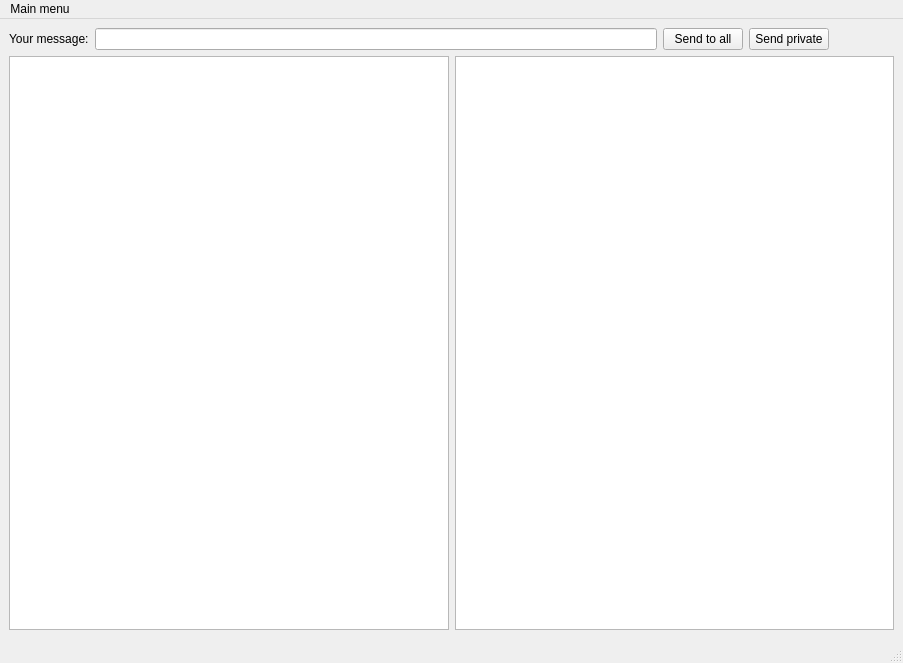
<?xml version="1.0" encoding="UTF-8"?>
<ui version="4.0">
 <class>MainWindow</class>
 <widget class="QMainWindow" name="MainWindow">
  <property name="geometry">
   <rect>
    <x>0</x>
    <y>0</y>
    <width>903</width>
    <height>663</height>
   </rect>
  </property>
  <property name="windowTitle">
   <string>MainWindow</string>
  </property>
  <widget class="QWidget" name="centralwidget">
   <layout class="QVBoxLayout" name="verticalLayout">
    <item>
     <layout class="QHBoxLayout" name="horizontalLayout">
      <item>
       <widget class="QLabel" name="label">
        <property name="text">
         <string>Your message:</string>
        </property>
       </widget>
      </item>
      <item>
       <widget class="QLineEdit" name="messageLineEdit"/>
      </item>
      <item>
       <widget class="QPushButton" name="sendMessageButton">
        <property name="text">
         <string>Send to all</string>
        </property>
       </widget>
      </item>
      <item>
       <widget class="QPushButton" name="privateMessageSendButton">
        <property name="text">
         <string>Send private</string>
        </property>
       </widget>
      </item>
      <item>
       <spacer name="horizontalSpacer">
        <property name="orientation">
         <enum>Qt::Orientation::Horizontal</enum>
        </property>
        <property name="sizeType">
         <enum>QSizePolicy::Policy::Fixed</enum>
        </property>
        <property name="sizeHint" stdset="0">
         <size>
          <width>65</width>
          <height>17</height>
         </size>
        </property>
       </spacer>
      </item>
     </layout>
    </item>
    <item>
     <layout class="QHBoxLayout" name="horizontalLayout_3">
      <item>
       <widget class="QTextBrowser" name="commonChatBrowser">
        <property name="sizePolicy">
         <sizepolicy hsizetype="Expanding" vsizetype="Expanding">
          <horstretch>0</horstretch>
          <verstretch>0</verstretch>
         </sizepolicy>
        </property>
       </widget>
      </item>
      <item>
       <widget class="QTextBrowser" name="privateChatBrowser">
        <property name="sizePolicy">
         <sizepolicy hsizetype="Expanding" vsizetype="Expanding">
          <horstretch>0</horstretch>
          <verstretch>0</verstretch>
         </sizepolicy>
        </property>
       </widget>
      </item>
     </layout>
    </item>
    <item>
     <spacer name="verticalSpacer">
      <property name="orientation">
       <enum>Qt::Orientation::Vertical</enum>
      </property>
      <property name="sizeType">
       <enum>QSizePolicy::Policy::Fixed</enum>
      </property>
      <property name="sizeHint" stdset="0">
       <size>
        <width>20</width>
        <height>2</height>
       </size>
      </property>
     </spacer>
    </item>
   </layout>
  </widget>
  <widget class="QMenuBar" name="menubar">
   <property name="geometry">
    <rect>
     <x>0</x>
     <y>0</y>
     <width>903</width>
     <height>21</height>
    </rect>
   </property>
   <widget class="QMenu" name="menuMain_menu">
    <property name="title">
     <string>Main menu</string>
    </property>
    <addaction name="actionOpen_another_cliend"/>
    <addaction name="separator"/>
    <addaction name="actionCloseClient"/>
   </widget>
   <addaction name="menuMain_menu"/>
  </widget>
  <widget class="QStatusBar" name="statusbar"/>
  <action name="actionOpen_another_cliend">
   <property name="text">
    <string>Open another client</string>
   </property>
  </action>
  <action name="actionCloseClient">
   <property name="text">
    <string>Close this client</string>
   </property>
  </action>
 </widget>
 <resources/>
 <connections/>
</ui>
